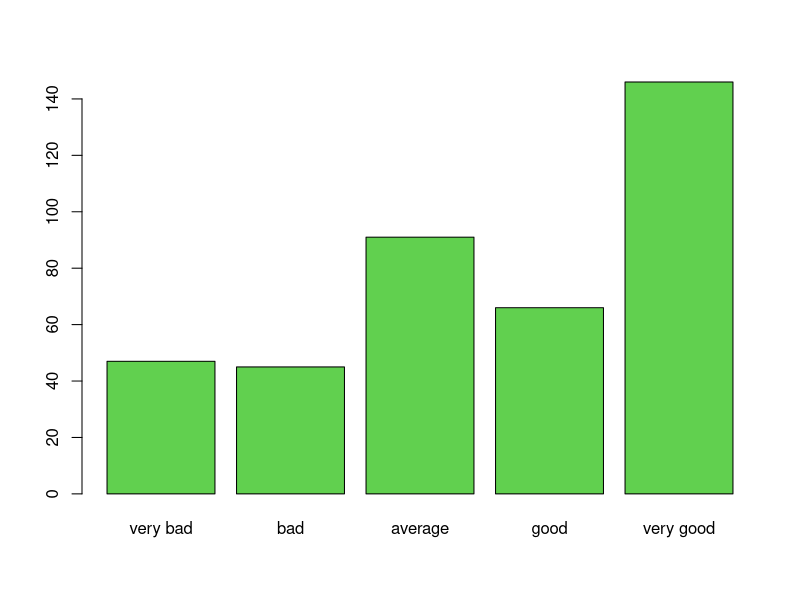

Write R code to recreate this figure.
# lec6_2.r
# Data exploration : Numerical summary statistics

# set working directory
setwd("D:/tempstore/moocr")

### student math grade data ####

stud<-read.csv("stud_math.csv")
head(stud)
dim(stud)
str(stud)

# descriptive statistics :
summary(stud)

# character variable to factor
stud<-read.csv("stud_math.csv", stringsAsFactors = TRUE)
str(stud)

attach(stud)

# descriptive statistics : compare with the above
summary(stud)

# Numerical analytics
mean(G3)
sd(G3)
sqrt(var(G3))

# creating interested variable list
vars<-c("G1", "G2", "G3")
head(stud[vars])
summary(stud[vars])

# sapply function
sapply(stud[vars], mean)

# descriptive statistics using "psych" package
# install.packages("psych")
# library(psych)
# require "psych" for "describe" function
# describe(stud[vars])

# categorical data
table(health)

health_freq<-table(health)
names(health_freq) <- c ("very bad", "bad", "average", "good",
                      "very good")
barplot(health_freq, col=3)

# 2*2 contingency table
table(health,studytime)

##################

#chisq.test(health,studytime)

